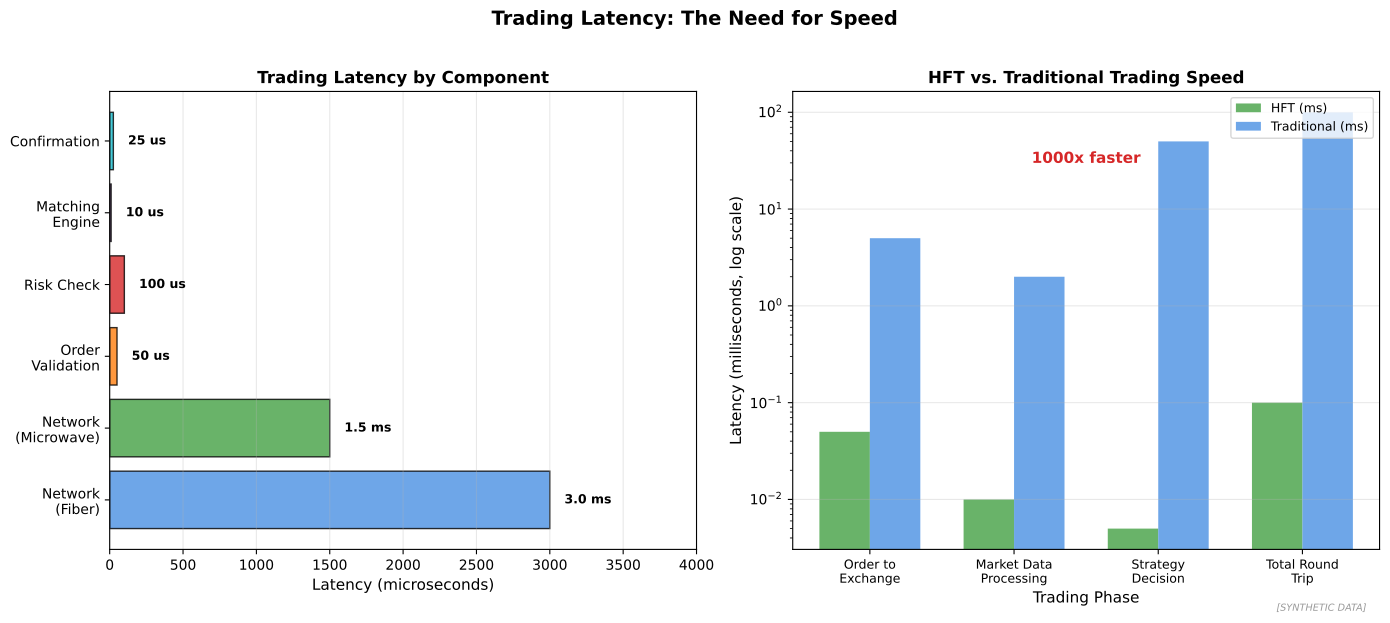

Recreate this plot in Python.
"""
Trading Latency Comparison
Speed in electronic trading

Output: latency_comparison.pdf
Module: module_04_trad_finance
Lesson: 40 - Electronic Trading
"""

from pathlib import Path
import matplotlib.pyplot as plt
import numpy as np

CHART_METADATA = {
    'title': 'Latency Comparison',
    'module': 'module_04_trad_finance',
    'lesson': 40,
    'url': 'https://github.com/Digital-AI-Finance/digital-finance/tree/main/module_04_trad_finance/figures/latency_comparison'
}

plt.rcParams.update({'font.size': 10, 'axes.labelsize': 10})

def create_chart():
    fig, axes = plt.subplots(1, 2, figsize=(14, 6))

    # Latency by Component
    ax1 = axes[0]

    components = ['Network\n(Fiber)', 'Network\n(Microwave)', 'Order\nValidation',
                 'Risk Check', 'Matching\nEngine', 'Confirmation']
    latency_us = [3000, 1500, 50, 100, 10, 25]  # microseconds

    colors = ['#4A90E2', '#44A044', '#FF7F0E', '#D62728', '#9B59B6', '#17BECF']

    bars = ax1.barh(components, latency_us, color=colors, alpha=0.8, edgecolor='black')

    for bar, lat in zip(bars, latency_us):
        label = f'{lat} us' if lat < 1000 else f'{lat/1000:.1f} ms'
        ax1.text(bar.get_width() + 100, bar.get_y() + bar.get_height()/2,
                label, va='center', fontsize=9, fontweight='bold')

    ax1.set_xlabel('Latency (microseconds)', fontsize=11)
    ax1.set_title('Trading Latency by Component', fontsize=12, fontweight='bold')
    ax1.set_xlim(0, 4000)
    ax1.xaxis.grid(True, alpha=0.3)

    # HFT vs Traditional
    ax2 = axes[1]

    categories = ['Order to\nExchange', 'Market Data\nProcessing', 'Strategy\nDecision',
                 'Total Round\nTrip']

    hft = [0.05, 0.01, 0.005, 0.1]  # milliseconds
    traditional = [5, 2, 50, 100]

    x = np.arange(len(categories))
    width = 0.35

    # Use log scale
    ax2.bar(x - width/2, hft, width, label='HFT (ms)', color='#44A044', alpha=0.8)
    ax2.bar(x + width/2, traditional, width, label='Traditional (ms)', color='#4A90E2', alpha=0.8)

    ax2.set_yscale('log')
    ax2.set_xlabel('Trading Phase', fontsize=11)
    ax2.set_ylabel('Latency (milliseconds, log scale)', fontsize=11)
    ax2.set_title('HFT vs. Traditional Trading Speed', fontsize=12, fontweight='bold')
    ax2.set_xticks(x)
    ax2.set_xticklabels(categories, fontsize=9)
    ax2.legend(loc='upper right', fontsize=9)
    ax2.yaxis.grid(True, alpha=0.3)

    # Speed difference annotation
    ax2.text(1.5, 30, '1000x faster', fontsize=11, fontweight='bold',
            color='#D62728', rotation=0, ha='center')

    fig.suptitle('Trading Latency: The Need for Speed', fontsize=14, fontweight='bold', y=1.02)
    fig.text(0.98, 0.02, '[SYNTHETIC DATA]', fontsize=7, color='#999999', ha='right', style='italic')
    plt.tight_layout()

    output_path = Path(__file__).parent / 'latency_comparison.pdf'
    plt.savefig(output_path, format='pdf', dpi=300, bbox_inches='tight')
    plt.close()
    print(f"Chart saved to: {output_path}")
    return output_path

if __name__ == '__main__':
    create_chart()
